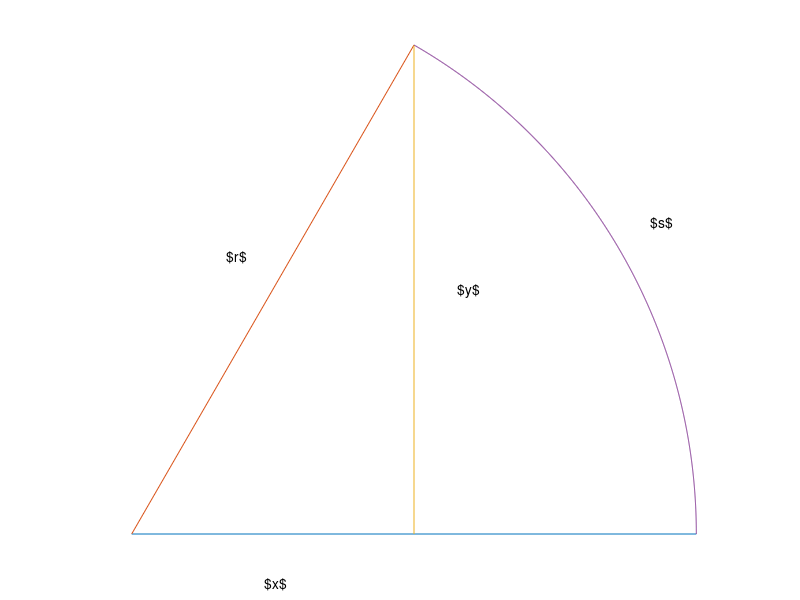

Reproduce this figure in MATLAB. (Note: this script raises an error after producing the figure.)
% =============================================================================
% Copyright © 2026 Fredrik Bierich
%
% This file is licensed under the Creative Commons Attribution-NonCommercial-
% ShareAlike 4.0 International License (CC BY-NC-SA 4.0).
%
% You are free to share and adapt this material for non-commercial purposes,
% provided you give appropriate credit and distribute your contributions under
% the same license. Commercial use and sale are strictly prohibited.
%
% For commercial licensing inquiries, please contact: fredrik.bierich@gmail.com
% =============================================================================
function main()
    m = 10;
    n = 2 ^ m + 1;
    cos = @(r, s) r .* builtin('cos', s ./ r);
    acos = @(r, x) r .* builtin('acos', x ./ r);
    sin = @(r, s) r .* builtin('sin', s ./ r);
    circularsectorfigure();
    circularsectorsequencefigure();
    simpleharmonicmotionfigure();
    uniformcircularmotionfigure();
    function circularsectorfigure()
        f = figure('Visible', 'off');
        ax = axes(f);
        circularsector(ax, [0; 0], 1, 0, 1.0472);
        axis(ax, 'equal', 'off');
        text(ax, 0.1675, 0.49, '$r$');
        text(ax, 0.9185, 0.5506, '$s$');
        text(ax, 0.235, -0.0877, '$x$');
        text(ax, 0.5775, 0.431, '$y$');
        print2tex(f, 'circular_sector.tex');
        close(f);
    end
    function circularsectorsequencefigure()
        O = [0; 0];
        r = 1;
        s1 = 0;
        s2 = 1.0472;
        f = figure('Visible', 'off');
        ax = axes(f, 'NextPlot', 'add');
        [pl, ~] = circularsector(ax, O, r, s1, s2);
        plot(ax, pl(1, [1, end]), pl(2, [1, end]));
        axis(ax, 'equal', 'off');
        text(ax, -0.08, -0.0877, '$O$');
        text(ax, 0.489, 0.947, '$R$');
        t1 = text(ax, 1.0415, -0.0877, '$S_0$');
        t2 = text(ax, 0.4835, -0.0877, '$X_0$');
        print2tex(f, 'circular_sector_sequence_base_case.tex');
        mid = (1 + size(pl, 2)) / 2;
        plot(ax, [O(1), pl(1, mid)], [O(2), pl(2, mid)]);
        plot(ax, pl(1, [mid, 1]), pl(2, [mid, 1]));
        plot(ax, pl(1, [mid, end]), pl(2, [mid, end]));
        set(t1, 'string', '$S_{n-1}$');
        set(t2, 'string', '$X_{n-1}$');
        text(ax, 0.9185, 0.5506, '$S_n$');
        text(ax, 0.689, 0.3031, '$X_n$');
        print2tex(f, 'circular_sector_sequence_recursive_step.tex');
        close(f);
    end
    function simpleharmonicmotionfigure()
        f = figure('Visible', 'off');
        ax = axes(f, 'NextPlot', 'add');
        [~, proj_pl_end_pl_1] = circularsector(ax, [0; 0], 1, 0, 1.0472, 'LineStyle', '--');
        fillcircle(ax, proj_pl_end_pl_1, 0.03);
        axis(ax, 'equal', 'off');
        text(ax, 0.1675, 0.49, '$r$');
        text(ax, 0.9185, 0.5506, '$s = \omega t$');
        text(ax, 0.235, -0.0877, '$x$');
        print2tex(f, 'simple_harmonic_motion.tex');
        close(f);
    end
    function uniformcircularmotionfigure(varargin)
        ip = inputParser();
        addParameter(ip, 'Color', [0, 0, 0]);
        parse(ip, varargin{:});
        color = ip.Results.Color;
        O = [0; 0];
        r = 1;
        s1 = 0;
        s2 = 1.0472;
        circleRadius = 0.03;
        arrowHeadWidth = 0.025;
        arrowHeadLength = 3 * arrowHeadWidth;
        f = figure('Visible', 'off');
        ax = axes(f, 'NextPlot', 'add');
        [pl, ~] = circularsector(ax, O, r, s1, s2);
        fillcircle(ax, pl(:, end), circleRadius);
        axis(ax, 'equal', 'off');
        text(ax, 0.1675, 0.49, '$r$');
        text(ax, 0.9185, 0.5506, '$s$');
        text(ax, 0.235, -0.0877, '$x$');
        text(ax, 0.5775, 0.431, '$y$');
        print2tex(f, 'uniform_circular_motion.tex');
        close(f);
        f = figure('Visible', 'off');
        ax = axes(f, 'NextPlot', 'add');
        [pl, proj_pl_end_pl_1] = circularsector(ax, O, r, s1, s2);
        fillcircle(ax, pl(:, end), circleRadius);
        arrow(O, proj_pl_end_pl_1);
        arrow(proj_pl_end_pl_1, pl(:, end) - circleRadius * normalize(pl(:, end) - proj_pl_end_pl_1, "norm", 2));
        arrow(O, pl(:, end) - circleRadius * normalize(pl(:, end) - O, "norm", 2));
        axis(ax, 'equal', 'off');
        text(ax, 0.1675, 0.49, '$\vec{r}$');
        text(ax, 0.235, -0.0877, '$\vec{r}_x$');
        text(ax, 0.5775, 0.431, '$\vec{r}_y$');
        print2tex(f, 'uniform_circular_motion_position_vector_diagram.tex');
        close(f);
        function arrow(p1, p2)
            nextPlot = get(ax, 'NextPlot');
            cleanupObj = onCleanup(@() set(ax, 'NextPlot', nextPlot));
            set(ax, 'NextPlot', 'add');
            dp = p2 - p1;
            dpnorm = norm(dp);
            assert(dpnorm > arrowHeadLength);
            R = [dp(1), -dp(2); dp(2), dp(1)] / dpnorm;
            q1 = p2 - R(:, 1) * arrowHeadLength;
            plot(ax, [p1(1), q1(1)], [p1(2), q1(2)], 'Color', color);
            q2 = p2 - R * [arrowHeadLength, arrowHeadLength; [arrowHeadWidth, -arrowHeadWidth] / 2];
            patch(ax, 'XData', [q2(1, :), p2(1)], 'YData', [q2(2, :), p2(2)], 'EdgeColor', color, 'FaceColor', color);
      end
    end
    function [pl, proj_pl_end_pl_1] = circularsector(ax, O, r, s1, s2, varargin)
        nextPlot = get(ax, 'NextPlot');
        cleanupObj = onCleanup(@() set(ax, 'NextPlot', nextPlot));
        set(ax, 'NextPlot', 'add');
        ip = inputParser();
        addParameter(ip, 'LineStyle', '-');
        parse(ip, varargin{:});
        lineStyle = ip.Results.LineStyle;
        l = linspace(s1, s2, n);
        pl = O + [cos(r, l); sin(r, l)];
        pl_vec = pl - O;
        pl_vec_dot_pl_vec_1 = pl_vec' * pl_vec(:, 1);
        assert(all(pl_vec_dot_pl_vec_1 > 0));
        proj_pl_end_pl_1 = O + pl_vec(:, 1) * (pl_vec_dot_pl_vec_1(end) / pl_vec_dot_pl_vec_1(1));
        plot(ax, [O(1), pl(1, 1)], [O(2), pl(2, 1)]);
        plot(ax, [O(1), pl(1, end)], [O(2), pl(2, end)]);
        plot(ax, [proj_pl_end_pl_1(1), pl(1, end)], [proj_pl_end_pl_1(2), pl(2, end)], lineStyle);
        plot(ax, pl(1, :), pl(2, :));
    end
    function fillcircle(ax, p, r, varargin)
        ip = inputParser();
        addOptional(ip, 'Color', 'k');
        parse(ip, varargin{:});
        color = ip.Results.Color;
        l = linspace(0, 2 * acos(r, -r), n);
        fill(ax, p(1) + cos(r, l), p(2) + sin(r, l), color);
    end
end
